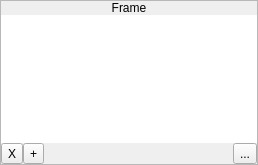
              <widget class="QFrame" name="frame_9">
               <property name="sizePolicy">
                <sizepolicy hsizetype="Preferred" vsizetype="Fixed">
                 <horstretch>0</horstretch>
                 <verstretch>0</verstretch>
                </sizepolicy>
               </property>
               <property name="frameShape">
                <enum>QFrame::StyledPanel</enum>
               </property>
               <property name="frameShadow">
                <enum>QFrame::Raised</enum>
               </property>
               <layout class="QVBoxLayout" name="verticalLayout_15">
                <property name="spacing">
                 <number>0</number>
                </property>
                <property name="leftMargin">
                 <number>0</number>
                </property>
                <property name="topMargin">
                 <number>0</number>
                </property>
                <property name="rightMargin">
                 <number>0</number>
                </property>
                <property name="bottomMargin">
                 <number>0</number>
                </property>
                <item>
                 <widget class="QLabel" name="label_11">
                  <property name="sizePolicy">
                   <sizepolicy hsizetype="Preferred" vsizetype="Fixed">
                    <horstretch>0</horstretch>
                    <verstretch>0</verstretch>
                   </sizepolicy>
                  </property>
                  <property name="text">
                   <string>Frame</string>
                  </property>
                  <property name="alignment">
                   <set>Qt::AlignCenter</set>
                  </property>
                 </widget>
                </item>
                <item>
                 <widget class="QWidget" name="widget_18" native="true">
                  <layout class="QVBoxLayout" name="verticalLayout_9">
                   <property name="spacing">
                    <number>0</number>
                   </property>
                   <property name="leftMargin">
                    <number>0</number>
                   </property>
                   <property name="topMargin">
                    <number>0</number>
                   </property>
                   <property name="rightMargin">
                    <number>0</number>
                   </property>
                   <property name="bottomMargin">
                    <number>0</number>
                   </property>
                   <item>
                    <widget class="QListWidget" name="lstFrames">
                     <property name="minimumSize">
                      <size>
                       <width>0</width>
                       <height>128</height>
                      </size>
                     </property>
                     <property name="maximumSize">
                      <size>
                       <width>16777215</width>
                       <height>128</height>
                      </size>
                     </property>
                     <property name="frameShape">
                      <enum>QFrame::NoFrame</enum>
                     </property>
                    </widget>
                   </item>
                   <item>
                    <widget class="QWidget" name="widget_6" native="true">
                     <layout class="QHBoxLayout" name="horizontalLayout_13">
                      <property name="spacing">
                       <number>0</number>
                      </property>
                      <property name="leftMargin">
                       <number>0</number>
                      </property>
                      <property name="topMargin">
                       <number>0</number>
                      </property>
                      <property name="rightMargin">
                       <number>0</number>
                      </property>
                      <property name="bottomMargin">
                       <number>0</number>
                      </property>
                      <item>
                       <widget class="QToolButton" name="btnDeleteFrame">
                        <property name="text">
                         <string>X</string>
                        </property>
                        <property name="icon">
                         <iconset resource="icons.qrc">
                          <normaloff>:/icons/delete.png</normaloff>:/icons/delete.png</iconset>
                        </property>
                       </widget>
                      </item>
                      <item>
                       <widget class="QToolButton" name="btnAddFrame">
                        <property name="text">
                         <string>+</string>
                        </property>
                        <property name="icon">
                         <iconset resource="icons.qrc">
                          <normaloff>:/icons/add.png</normaloff>:/icons/add.png</iconset>
                        </property>
                       </widget>
                      </item>
                      <item>
                       <widget class="QWidget" name="widget_8" native="true"/>
                      </item>
                      <item>
                       <widget class="QToolButton" name="btnPlayAnimation">
                        <property name="text">
                         <string>...</string>
                        </property>
                        <property name="icon">
                         <iconset resource="icons.qrc">
                          <normaloff>:/icons/play.png</normaloff>:/icons/play.png</iconset>
                        </property>
                       </widget>
                      </item>
                     </layout>
                    </widget>
                   </item>
                  </layout>
                 </widget>
                </item>
               </layout>
              </widget>
